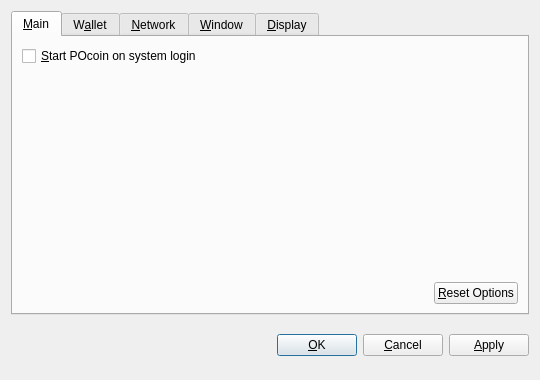
<?xml version="1.0" encoding="UTF-8"?>
<ui version="4.0">
 <class>OptionsDialog</class>
 <widget class="QDialog" name="OptionsDialog">
  <property name="geometry">
   <rect>
    <x>0</x>
    <y>0</y>
    <width>540</width>
    <height>380</height>
   </rect>
  </property>
  <property name="windowTitle">
   <string>Options</string>
  </property>
  <property name="modal">
   <bool>true</bool>
  </property>
  <layout class="QVBoxLayout" name="verticalLayout">
   <item>
    <widget class="QTabWidget" name="tabWidget">
     <property name="tabPosition">
      <enum>QTabWidget::North</enum>
     </property>
     <property name="currentIndex">
      <number>0</number>
     </property>
     <widget class="QWidget" name="tabMain">
      <attribute name="title">
       <string>&amp;Main</string>
      </attribute>
      <layout class="QVBoxLayout" name="verticalLayout_Main">
       <item>
        <widget class="QCheckBox" name="bitcoinAtStartup">
         <property name="toolTip">
          <string>Automatically start POcoin after logging in to the system.</string>
         </property>
         <property name="text">
          <string>&amp;Start POcoin on system login</string>
         </property>
        </widget>
       </item>
       <item>
        <spacer name="verticalSpacer_Main">
         <property name="orientation">
          <enum>Qt::Vertical</enum>
         </property>
         <property name="sizeHint" stdset="0">
          <size>
           <width>20</width>
           <height>40</height>
          </size>
         </property>
        </spacer>
       </item>
       <item>
        <layout class="QHBoxLayout" name="horizontalLayout_2_Main">
         <item>
          <spacer name="horizontalSpacer_2_Main">
           <property name="orientation">
            <enum>Qt::Horizontal</enum>
           </property>
           <property name="sizeHint" stdset="0">
            <size>
             <width>40</width>
             <height>20</height>
            </size>
           </property>
          </spacer>
         </item>
         <item>
          <widget class="QPushButton" name="resetButton">
           <property name="toolTip">
            <string>Reset all client options to default.</string>
           </property>
           <property name="text">
            <string>&amp;Reset Options</string>
           </property>
           <property name="autoDefault">
            <bool>false</bool>
           </property>
          </widget>
         </item>
        </layout>
       </item>
      </layout>
     </widget>
     <widget class="QWidget" name="tabWallet">
      <attribute name="title">
       <string>W&amp;allet</string>
      </attribute>
      <layout class="QVBoxLayout" name="verticalLayout_Network">
       <item>
        <widget class="QLabel" name="transactionFeeInfoLabel">
         <property name="text">
          <string>Optional transaction fee per kB that helps make sure your transactions are processed quickly. Most transactions are 1 kB.</string>
         </property>
         <property name="textFormat">
          <enum>Qt::PlainText</enum>
         </property>
         <property name="wordWrap">
          <bool>true</bool>
         </property>
        </widget>
       </item>
       <item>
        <layout class="QHBoxLayout" name="horizontalLayout_1_Main">
         <item>
          <widget class="QLabel" name="transactionFeeLabel">
           <property name="text">
            <string>Pay transaction &amp;fee</string>
           </property>
           <property name="textFormat">
            <enum>Qt::PlainText</enum>
           </property>
           <property name="buddy">
            <cstring>transactionFee</cstring>
           </property>
          </widget>
         </item>
         <item>
          <widget class="BitcoinAmountField" name="transactionFee"/>
         </item>
         <item>
          <spacer name="horizontalSpacer_1_Main">
           <property name="orientation">
            <enum>Qt::Horizontal</enum>
           </property>
           <property name="sizeHint" stdset="0">
            <size>
             <width>40</width>
             <height>20</height>
            </size>
           </property>
          </spacer>
         </item>
        </layout>
       </item>
       <item>
        <widget class="QLabel" name="label">
         <property name="text">
          <string>If you disable the spending of unconfirmed change, the change from a transaction cannot be used until that transaction has at least one confirmation. This also affects how your balance is computed.</string>
         </property>
         <property name="wordWrap">
          <bool>true</bool>
         </property>
        </widget>
       </item>
       <item>
        <widget class="QCheckBox" name="spendZeroConfChange">
         <property name="text">
          <string>Spend unconfirmed change  (experts only)</string>
         </property>
        </widget>
       </item>
       <item>
        <spacer name="verticalSpacer">
         <property name="orientation">
          <enum>Qt::Vertical</enum>
         </property>
         <property name="sizeHint" stdset="0">
          <size>
           <width>20</width>
           <height>40</height>
          </size>
         </property>
        </spacer>
       </item>
      </layout>
     </widget>
     <widget class="QWidget" name="tabNetwork">
      <attribute name="title">
       <string>&amp;Network</string>
      </attribute>
      <layout class="QVBoxLayout" name="verticalLayout_Network">
       <item>
        <widget class="QCheckBox" name="mapPortUpnp">
         <property name="toolTip">
          <string>Automatically open the POcoin client port on the router. This only works when your router supports UPnP and it is enabled.</string>
         </property>
         <property name="text">
          <string>Map port using &amp;UPnP</string>
         </property>
        </widget>
       </item>
       <item>
        <widget class="QCheckBox" name="connectSocks">
         <property name="toolTip">
          <string>Connect to the POcoin network through a SOCKS proxy (e.g. when connecting through Tor).</string>
         </property>
         <property name="text">
          <string>&amp;Connect through SOCKS proxy:</string>
         </property>
        </widget>
       </item>
       <item>
        <layout class="QHBoxLayout" name="horizontalLayout_Network">
         <item>
          <widget class="QLabel" name="proxyIpLabel">
           <property name="text">
            <string>Proxy &amp;IP:</string>
           </property>
           <property name="textFormat">
            <enum>Qt::PlainText</enum>
           </property>
           <property name="buddy">
            <cstring>proxyIp</cstring>
           </property>
          </widget>
         </item>
         <item>
          <widget class="QValidatedLineEdit" name="proxyIp">
           <property name="maximumSize">
            <size>
             <width>140</width>
             <height>16777215</height>
            </size>
           </property>
           <property name="toolTip">
            <string>IP address of the proxy (e.g. 127.0.0.1)</string>
           </property>
          </widget>
         </item>
         <item>
          <widget class="QLabel" name="proxyPortLabel">
           <property name="text">
            <string>&amp;Port:</string>
           </property>
           <property name="textFormat">
            <enum>Qt::PlainText</enum>
           </property>
           <property name="buddy">
            <cstring>proxyPort</cstring>
           </property>
          </widget>
         </item>
         <item>
          <widget class="QLineEdit" name="proxyPort">
           <property name="maximumSize">
            <size>
             <width>55</width>
             <height>16777215</height>
            </size>
           </property>
           <property name="toolTip">
            <string>Port of the proxy (e.g. 9050)</string>
           </property>
          </widget>
         </item>
         <item>
          <widget class="QLabel" name="socksVersionLabel">
           <property name="text">
            <string>SOCKS &amp;Version:</string>
           </property>
           <property name="textFormat">
            <enum>Qt::PlainText</enum>
           </property>
           <property name="buddy">
            <cstring>socksVersion</cstring>
           </property>
          </widget>
         </item>
         <item>
          <widget class="QValueComboBox" name="socksVersion">
           <property name="toolTip">
            <string>SOCKS version of the proxy (e.g. 5)</string>
           </property>
          </widget>
         </item>
         <item>
          <spacer name="horizontalSpacer_Network">
           <property name="orientation">
            <enum>Qt::Horizontal</enum>
           </property>
           <property name="sizeHint" stdset="0">
            <size>
             <width>40</width>
             <height>20</height>
            </size>
           </property>
          </spacer>
         </item>
        </layout>
       </item>
       <item>
        <spacer name="verticalSpacer_Network">
         <property name="orientation">
          <enum>Qt::Vertical</enum>
         </property>
         <property name="sizeHint" stdset="0">
          <size>
           <width>20</width>
           <height>40</height>
          </size>
         </property>
        </spacer>
       </item>
      </layout>
     </widget>
     <widget class="QWidget" name="tabWindow">
      <attribute name="title">
       <string>&amp;Window</string>
      </attribute>
      <layout class="QVBoxLayout" name="verticalLayout_Window">
       <item>
        <widget class="QCheckBox" name="minimizeToTray">
         <property name="toolTip">
          <string>Show only a tray icon after minimizing the window.</string>
         </property>
         <property name="text">
          <string>&amp;Minimize to the tray instead of the taskbar</string>
         </property>
        </widget>
       </item>
       <item>
        <widget class="QCheckBox" name="minimizeOnClose">
         <property name="toolTip">
          <string>Minimize instead of exit the application when the window is closed. When this option is enabled, the application will be closed only after selecting Quit in the menu.</string>
         </property>
         <property name="text">
          <string>M&amp;inimize on close</string>
         </property>
        </widget>
       </item>
       <item>
        <spacer name="verticalSpacer_Window">
         <property name="orientation">
          <enum>Qt::Vertical</enum>
         </property>
         <property name="sizeHint" stdset="0">
          <size>
           <width>20</width>
           <height>40</height>
          </size>
         </property>
        </spacer>
       </item>
      </layout>
     </widget>
     <widget class="QWidget" name="tabDisplay">
      <attribute name="title">
       <string>&amp;Display</string>
      </attribute>
      <layout class="QVBoxLayout" name="verticalLayout_Display">
       <item>
        <layout class="QHBoxLayout" name="horizontalLayout_1_Display">
         <item>
          <widget class="QLabel" name="langLabel">
           <property name="text">
            <string>User Interface &amp;language:</string>
           </property>
           <property name="textFormat">
            <enum>Qt::PlainText</enum>
           </property>
           <property name="buddy">
            <cstring>lang</cstring>
           </property>
          </widget>
         </item>
         <item>
          <widget class="QValueComboBox" name="lang">
           <property name="toolTip">
            <string>The user interface language can be set here. This setting will take effect after restarting POcoin.</string>
           </property>
          </widget>
         </item>
        </layout>
       </item>
       <item>
        <layout class="QHBoxLayout" name="horizontalLayout_2_Display">
         <item>
          <widget class="QLabel" name="unitLabel">
           <property name="text">
            <string>&amp;Unit to show amounts in:</string>
           </property>
           <property name="textFormat">
            <enum>Qt::PlainText</enum>
           </property>
           <property name="buddy">
            <cstring>unit</cstring>
           </property>
          </widget>
         </item>
         <item>
          <widget class="QValueComboBox" name="unit">
           <property name="toolTip">
            <string>Choose the default subdivision unit to show in the interface and when sending coins.</string>
           </property>
          </widget>
         </item>
        </layout>
       </item>
       <item>
        <widget class="QCheckBox" name="displayAddresses">
         <property name="toolTip">
          <string>Whether to show POcoin addresses in the transaction list or not.</string>
         </property>
         <property name="text">
          <string>&amp;Display addresses in transaction list</string>
         </property>
        </widget>
       </item>
       <item>
        <widget class="QCheckBox" name="coinControlFeatures">
         <property name="toolTip">
          <string>Whether to show coin control features or not.</string>
         </property>
         <property name="text">
          <string>Display coin &amp;control features (experts only!)</string>
         </property>
        </widget>
       </item>
       <item>
        <spacer name="verticalSpacer_Display">
         <property name="orientation">
          <enum>Qt::Vertical</enum>
         </property>
         <property name="sizeHint" stdset="0">
          <size>
           <width>20</width>
           <height>40</height>
          </size>
         </property>
        </spacer>
       </item>
      </layout>
     </widget>
    </widget>
   </item>
   <item>
    <layout class="QHBoxLayout" name="horizontalLayout_Buttons">
     <item>
      <spacer name="horizontalSpacer_1">
       <property name="orientation">
        <enum>Qt::Horizontal</enum>
       </property>
       <property name="sizeHint" stdset="0">
        <size>
         <width>40</width>
         <height>48</height>
        </size>
       </property>
      </spacer>
     </item>
     <item>
      <widget class="QLabel" name="statusLabel">
       <property name="font">
        <font>
         <weight>75</weight>
         <bold>true</bold>
        </font>
       </property>
       <property name="text">
        <string/>
       </property>
       <property name="textFormat">
        <enum>Qt::PlainText</enum>
       </property>
       <property name="wordWrap">
        <bool>true</bool>
       </property>
      </widget>
     </item>
     <item>
      <spacer name="horizontalSpacer_2">
       <property name="orientation">
        <enum>Qt::Horizontal</enum>
       </property>
       <property name="sizeHint" stdset="0">
        <size>
         <width>40</width>
         <height>48</height>
        </size>
       </property>
      </spacer>
     </item>
     <item>
      <widget class="QPushButton" name="okButton">
       <property name="text">
        <string>&amp;OK</string>
       </property>
      </widget>
     </item>
     <item>
      <widget class="QPushButton" name="cancelButton">
       <property name="text">
        <string>&amp;Cancel</string>
       </property>
       <property name="autoDefault">
        <bool>false</bool>
       </property>
      </widget>
     </item>
     <item>
      <widget class="QPushButton" name="applyButton">
       <property name="text">
        <string>&amp;Apply</string>
       </property>
       <property name="autoDefault">
        <bool>false</bool>
       </property>
      </widget>
     </item>
    </layout>
   </item>
  </layout>
 </widget>
 <customwidgets>
  <customwidget>
   <class>BitcoinAmountField</class>
   <extends>QSpinBox</extends>
   <header>bitcoinamountfield.h</header>
  </customwidget>
  <customwidget>
   <class>QValueComboBox</class>
   <extends>QComboBox</extends>
   <header>qvaluecombobox.h</header>
  </customwidget>
  <customwidget>
   <class>QValidatedLineEdit</class>
   <extends>QLineEdit</extends>
   <header>qvalidatedlineedit.h</header>
  </customwidget>
 </customwidgets>
 <resources/>
 <connections/>
</ui>
